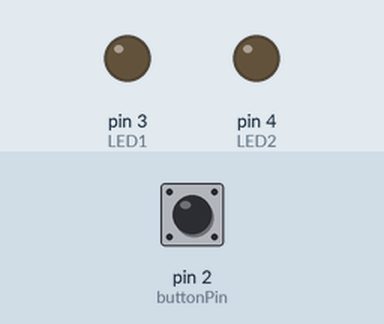
This sketch was run on a simulated Arduino Uno, built with avr-gcc and run on an emulated ATmega328P. Parts: output pins drawn as LEDs (lit = HIGH). The test bench sets the inputs (shaded band); at power-on: pin 2 (buttonPin) LOW.

Above: at 1.2 s.
1.3 s: pin 2 (buttonPin) pulled HIGH for 0.15 s
At 1.37 s:
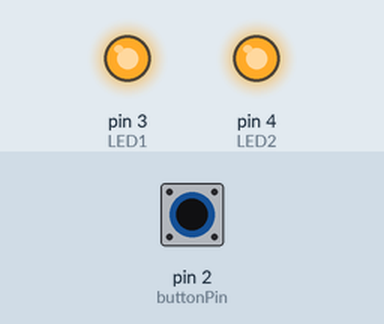
2.9 s: pin 2 (buttonPin) pulled HIGH for 3.2 s
At 7.4 s:
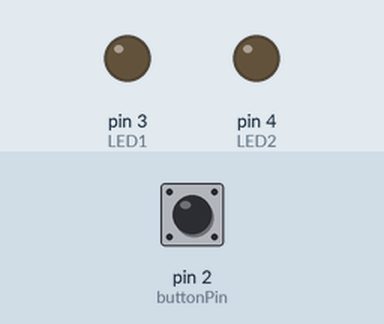
Timing chart, 0 to 8.9 s (numbered marks = the images above; inputs shaded):
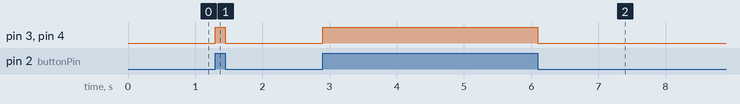

The sketch:

lab3code.ino
```cpp
const int buttonPin = 2;
const int LED1 = 3;
const int LED2 = 4;
int val;
void setup()
{
  Serial.begin(9600);
   pinMode(buttonPin, INPUT);
   pinMode(LED1, OUTPUT);
   pinMode(LED2, OUTPUT);

}

void loop()
{
 // Serial.println(val);
  val = digitalRead(buttonPin);
  digitalWrite(LED1, val);
  digitalWrite(LED2, val);
}
```

Measured:
- after the input at 1.3 s, pin 3 (LED1), pin 4 (LED2): LOW → HIGH at once, → LOW 0.15 s later
- after the input at 2.9 s, pin 3 (LED1), pin 4 (LED2): LOW → HIGH at once, → LOW 3.2 s later
